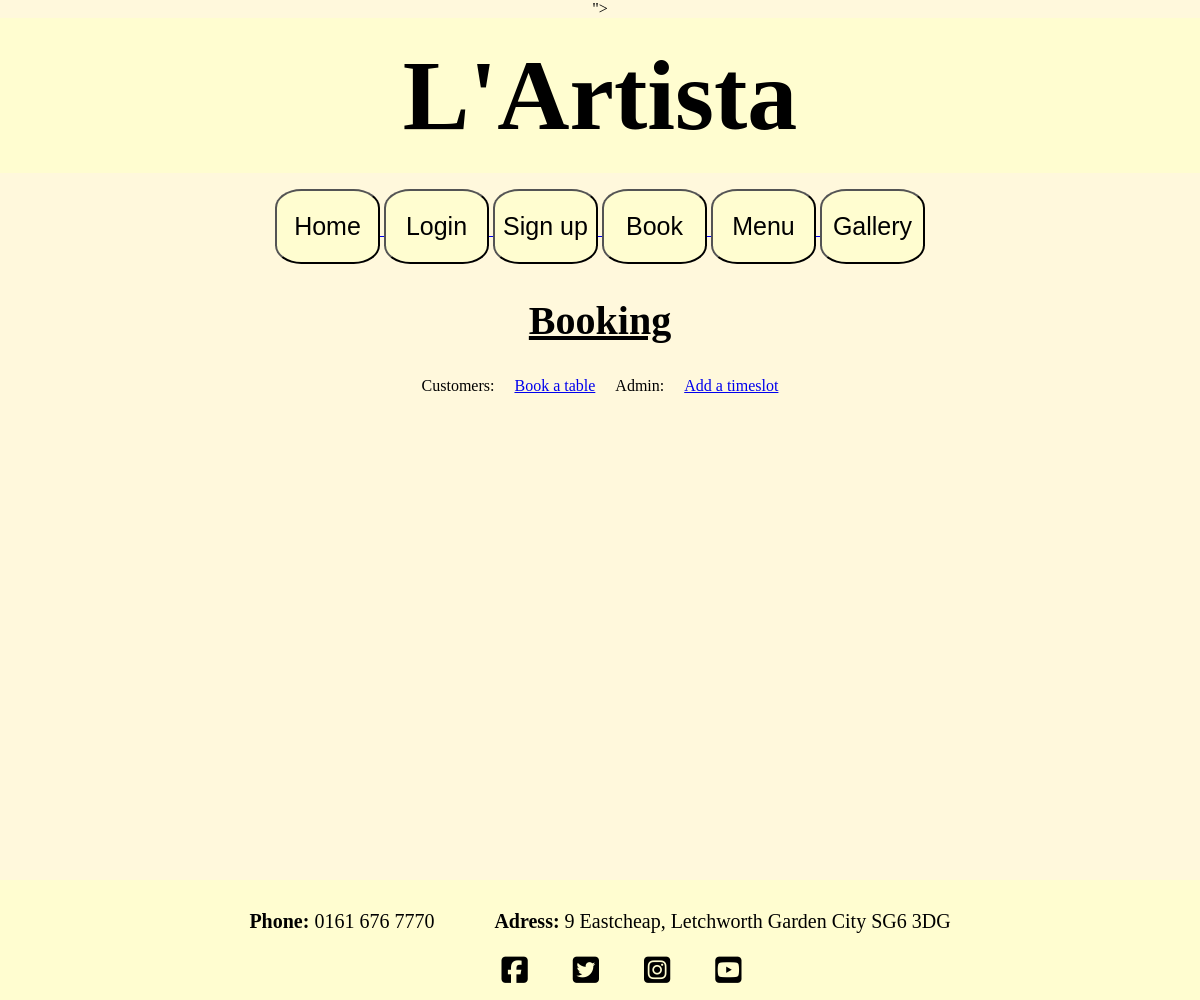
/booking/ (signed in), run on an earlier commit of the app's database.
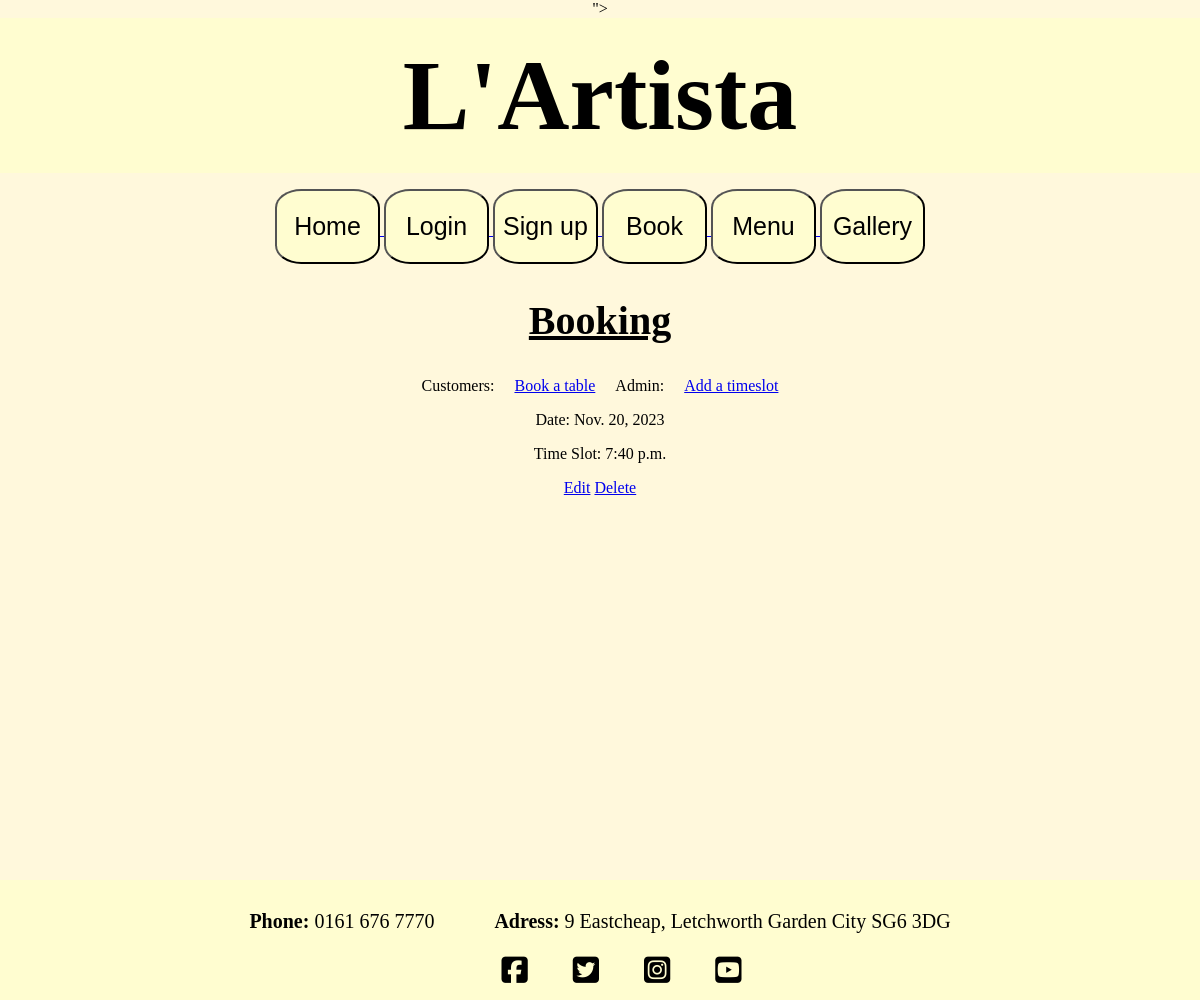
And on a later commit of the database.
### booking/models.py (models this page shows, shortened)
class Booking(models.Model):
    user = models.ForeignKey(settings.AUTH_USER_MODEL, on_delete=models.CASCADE)
    timeslot = models.OneToOneField(TimeSlot, on_delete=models.CASCADE)

class TimeSlot(models.Model):
    time = models.TimeField()
    date = models.ForeignKey(BookingDate, related_name='time_slots', on_delete=models.CASCADE, null=True, blank=True)

class BookingDate(models.Model):
    date = models.DateField(unique=True)

### booking/views.py (the view)
# urls.py: path('', views.view_all, name='booking_page'),
@login_required
def view_all(request):
    user_bookings = Booking.objects.filter(user=request.user)
    return  render(request, 'booking/view_all.html', {'bookings': user_bookings})

### booking/templates/booking/view_all.html (shortened to what this page needs)
{% extends 'base.html' %}
{% block content %}
<h2>Booking</h2>
<div class="column">
    <section>Customers:</section>
    <a href="{% url 'create_booking' %}">Book a table</a>
    <section>Admin:</section>
    <a href="{% url 'add_timeslot' %}">Add a timeslot</a>
</div>
{% for booking in bookings %}
<div>
        <p>Date: {{ booking.timeslot.date.date }}</p>
        <p>Time Slot: {{ booking.timeslot.time }}</p>
        <a href="{% url 'edit_booking' booking.id %}">Edit</a>
        <a href="{% url 'delete_booking' booking.id %}"
        onclick="return confirm('Are you sure you wish to cancel your booking')">Delete</a>
</div>
{% endfor %}
{% endblock %}

What changed in the data, as far as the page shows it:
added Booking: timeslot "Nov. 20, 2023", timeslot.time "7:40 p.m."
